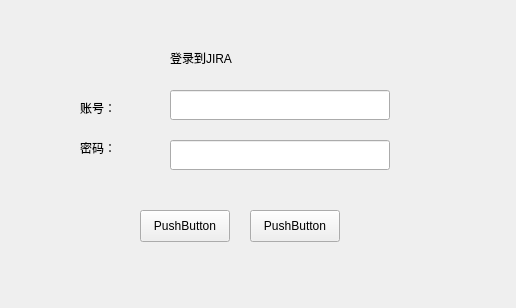
<?xml version="1.0" encoding="UTF-8"?>
<ui version="4.0">
 <class>Form</class>
 <widget class="QWidget" name="Form">
  <property name="geometry">
   <rect>
    <x>0</x>
    <y>0</y>
    <width>516</width>
    <height>308</height>
   </rect>
  </property>
  <property name="windowTitle">
   <string>Form</string>
  </property>
  <widget class="QPushButton" name="btn_login">
   <property name="geometry">
    <rect>
     <x>140</x>
     <y>210</y>
     <width>90</width>
     <height>32</height>
    </rect>
   </property>
   <property name="text">
    <string>PushButton</string>
   </property>
  </widget>
  <widget class="QPushButton" name="btn_cancel">
   <property name="geometry">
    <rect>
     <x>250</x>
     <y>210</y>
     <width>90</width>
     <height>32</height>
    </rect>
   </property>
   <property name="text">
    <string>PushButton</string>
   </property>
  </widget>
  <widget class="QLabel" name="lbl_info">
   <property name="geometry">
    <rect>
     <x>170</x>
     <y>50</y>
     <width>251</width>
     <height>16</height>
    </rect>
   </property>
   <property name="text">
    <string>登录到JIRA</string>
   </property>
  </widget>
  <widget class="QLabel" name="label_2">
   <property name="geometry">
    <rect>
     <x>80</x>
     <y>100</y>
     <width>72</width>
     <height>15</height>
    </rect>
   </property>
   <property name="text">
    <string>账号：</string>
   </property>
  </widget>
  <widget class="QLabel" name="label_3">
   <property name="geometry">
    <rect>
     <x>80</x>
     <y>140</y>
     <width>72</width>
     <height>15</height>
    </rect>
   </property>
   <property name="text">
    <string>密码：</string>
   </property>
  </widget>
  <widget class="QLineEdit" name="txt_username">
   <property name="geometry">
    <rect>
     <x>170</x>
     <y>90</y>
     <width>220</width>
     <height>30</height>
    </rect>
   </property>
  </widget>
  <widget class="QLineEdit" name="txt_pwd">
   <property name="geometry">
    <rect>
     <x>170</x>
     <y>140</y>
     <width>220</width>
     <height>30</height>
    </rect>
   </property>
  </widget>
 </widget>
 <resources/>
 <connections/>
</ui>
